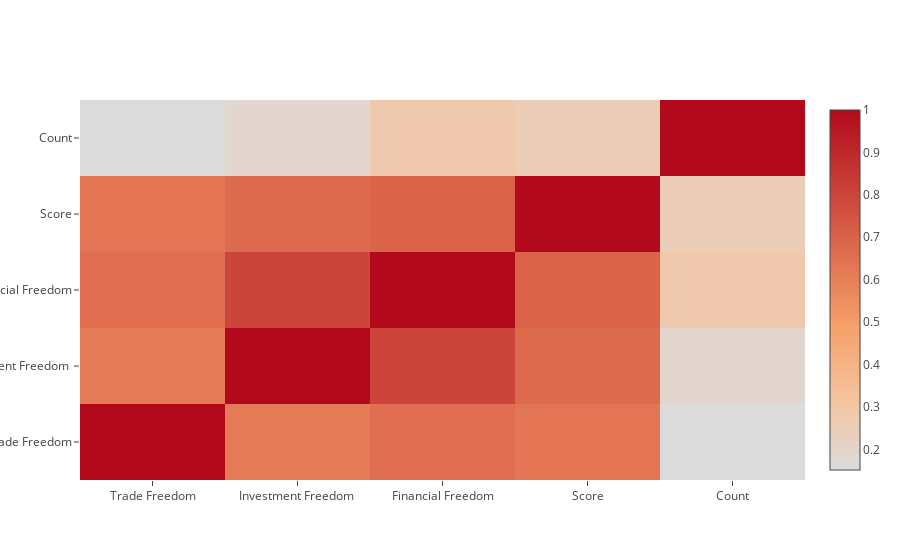

Source (notebook cell):
### Code cell
visualizers_1.visualize_feature_correlation(countries_involved_data,open_markets_data)

### Figure 1 — Plotly figure (JSON) as saved in the notebook; plotly's stock layout.template omitted (floating-point values rounded to 4 significant figures)
{"data": [{"colorscale": "Reds", "type": "heatmap", "x": ["Trade Freedom", "Investment Freedom ", "Financial Freedom", "Score", "Count"], "y": ["Trade Freedom", "Investment Freedom ", "Financial Freedom", "Score", "Count"], "z": [[1, 0.6189, 0.6558, 0.6325, 0.1513], [0.6189, 1, 0.8014, 0.6721, 0.1898], [0.6558, 0.8014, 1, 0.6985, 0.2771], [0.6325, 0.6721, 0.6985, 1, 0.2512], [0.1513, 0.1898, 0.2771, 0.2512, 1]]}], "layout": {}}
